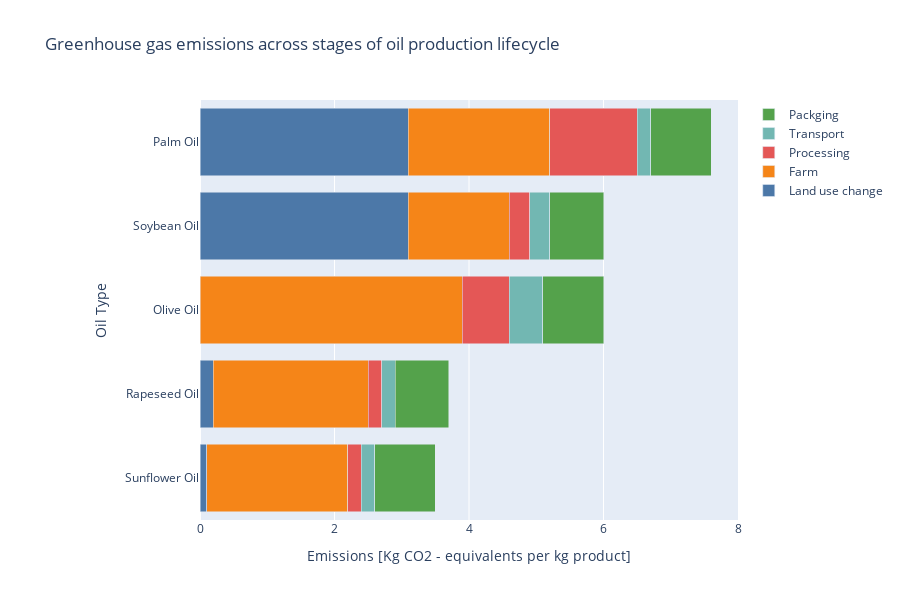

Notebook cell for this chart:
### Code cell
import pandas as pd
import plotly.graph_objs as go
import plotly.express as px

# Load your dataset
fp_raw = pd.read_csv('../Datasets/Food_Production.csv')

# Filter for oils
oils = fp_raw[fp_raw['Food product'].str.contains('Oil')]

# Specify the order of oils
oil_order = ['Sunflower Oil', 'Rapeseed Oil', 'Olive Oil', 'Soybean Oil', 'Palm Oil']

# Set the order in the DataFrame
oils['Food product'] = pd.Categorical(oils['Food product'], categories=oil_order, ordered=True)
oils = oils.sort_values(by='Food product')

# Select relevant columns for plotting
data2 = oils.iloc[:, [0, 1, 2, 3, 4, 5]]  # Assuming columns 1 to 5 are the stages of emissions

# Define colors for each stage based on provided color palette
colors = px.colors.qualitative.T10[:len(data2.columns[1:])]

# Create traces for each stage
traces = []
for i, stage in enumerate(data2.columns[1:]):
    trace = go.Bar(
        y=data2['Food product'],
        x=data2[stage],
        name=stage,
        orientation='h',
        marker=dict(color=colors[i])
    )
    traces.append(trace)

# Layout settings
layout = go.Layout(
    title='Greenhouse gas emissions across stages of oil production lifecycle',
    barmode='stack',
    yaxis=dict(title='Oil Type'),
    xaxis=dict(title='Emissions [Kg CO2 - equivalents per kg product]'),
    margin=dict(l=200),  # Adjust left margin to accommodate food product labels
    height=600,  # Adjust height as needed
    hovermode='closest',
    showlegend=True
)

# Create figure object
fig = go.Figure(data=traces, layout=layout)

# Display the plot
fig.show()

### Figure 1 — Plotly figure (JSON) as saved in the notebook; plotly's stock layout.template omitted (floating-point values rounded to 4 significant figures)
{"data": [{"marker": {"color": "#4C78A8"}, "name": "Land use change", "orientation": "h", "type": "bar", "x": [0.1, 0.2, 0, 3.1, 3.1], "y": ["Sunflower Oil", "Rapeseed Oil", "Olive Oil", "Soybean Oil", "Palm Oil"]}, {"marker": {"color": "#F58518"}, "name": "Farm", "orientation": "h", "type": "bar", "x": [2.1, 2.3, 3.9, 1.5, 2.1], "y": ["Sunflower Oil", "Rapeseed Oil", "Olive Oil", "Soybean Oil", "Palm Oil"]}, {"marker": {"color": "#E45756"}, "name": "Processing", "orientation": "h", "type": "bar", "x": [0.2, 0.2, 0.7, 0.3, 1.3], "y": ["Sunflower Oil", "Rapeseed Oil", "Olive Oil", "Soybean Oil", "Palm Oil"]}, {"marker": {"color": "#72B7B2"}, "name": "Transport", "orientation": "h", "type": "bar", "x": [0.2, 0.2, 0.5, 0.3, 0.2], "y": ["Sunflower Oil", "Rapeseed Oil", "Olive Oil", "Soybean Oil", "Palm Oil"]}, {"marker": {"color": "#54A24B"}, "name": "Packging", "orientation": "h", "type": "bar", "x": [0.9, 0.8, 0.9, 0.8, 0.9], "y": ["Sunflower Oil", "Rapeseed Oil", "Olive Oil", "Soybean Oil", "Palm Oil"]}], "layout": {"barmode": "stack", "height": 600, "hovermode": "closest", "margin": {"l": 200}, "showlegend": true, "title": {"text": "Greenhouse gas emissions across stages of oil production lifecycle"}, "xaxis": {"title": {"text": "Emissions [Kg CO2 - equivalents per kg product]"}}, "yaxis": {"title": {"text": "Oil Type"}}}}
